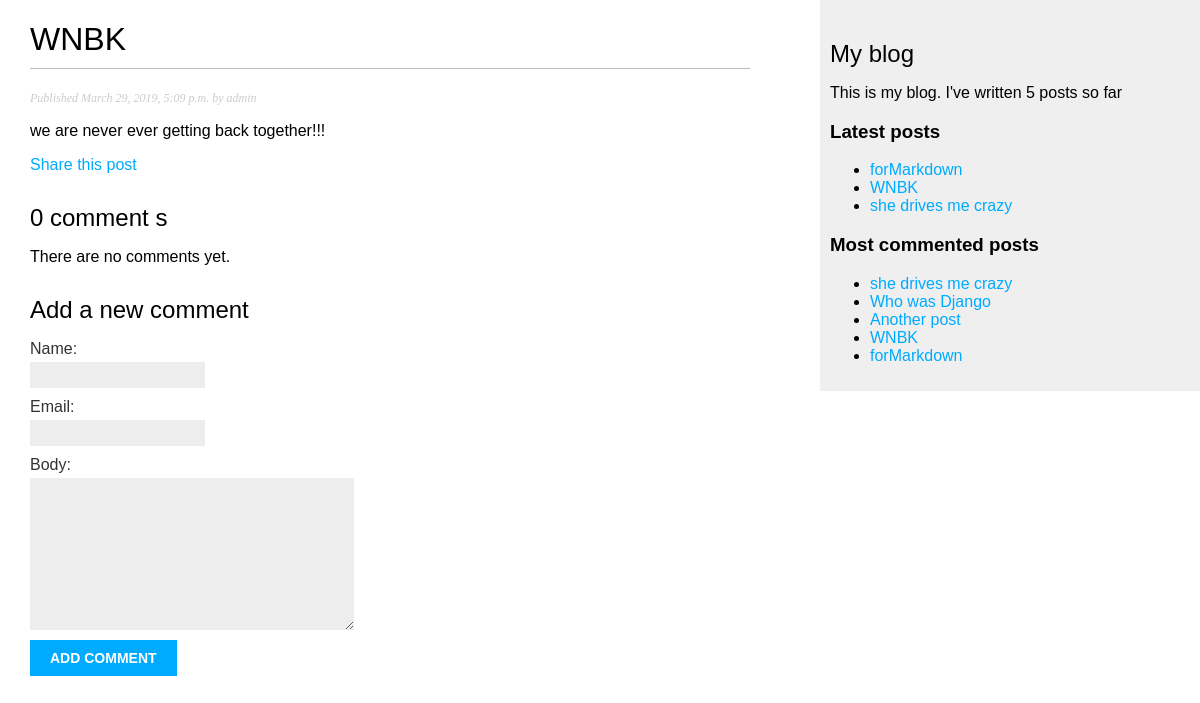
The app's page /blog/2019/3/29/wnbk/ with its own data.
### blog/models.py (models this page shows, shortened)
class Post(models.Model):
    STATUS_CHOICES = (('draft', 'Draft'),('published', 'Published'))
    title = models.CharField(max_length=250)
    slug = models.SlugField(max_length=250, unique_for_date='publish')
    author = models.ForeignKey(User, on_delete=models.CASCADE, related_name='blog_posts')
    body = models.TextField()
    publish = models.DateTimeField(default=timezone.now)
    created = models.DateTimeField(auto_now_add=True)
    updated = models.DateTimeField(auto_now=True)
    status = models.CharField(max_length=10, choices=STATUS_CHOICES, default='draft')
    objects = models.Manager()   # 默认的管理器
    published = PublishedManager()   # 系统自带的管理器
    tags = TaggableManager()
    class Meta:
        ordering = ('-publish',)
    def get_absolute_url(self):
        return reverse('blog:post_detail', args=[self.publish.year, self.publish.month,self.publish.day,self.slug])

### blog/views.py (the view)
# urls.py: path('<int:year>/<int:month>/<int:day>/<slug:post>/', views.post_detail, name='post_detail'),
def post_detail(request, year, month, day, post):
    post = get_object_or_404(Post, slug=post, status="published",
                             publish__year=year, publish__month=month,
                             publish__day=day)
    comments = post.comments.filter(active=True)
    new_comment = None
    if request.method == "POST":
        comment_form = CommentForm(data=request.POST)
        if comment_form.is_valid():
            new_comment = comment_form.save(commit=False)
            new_comment.post = post
            new_comment.save()
    else:
        comment_form = CommentForm()
    return render(request, 'blog/post/detail.html',
                  {'post': post, 'comments': comments,
                   'new_comment': new_comment,
                   'comment_form': comment_form
                   })

### blog/forms.py
class CommentForm(forms.ModelForm):
    class Meta:
        model = Comment
        fields = ('name', 'email', 'body')

### blog/models.py (called while the page is built)
    def get_queryset(self):
        return super(PublishedManager, self).get_queryset().filter(status='published')

### blog/templatetags/blog_tags.py (called while the page is built)
@register.simple_tag
def total_posts():
    return Post.published.count()

@register.inclusion_tag('blog/post/latest_posts.html')
def show_latest_posts(count=5):
    latest_posts = Post.published.order_by('-publish')[:count]
    return {'latest_posts': latest_posts}

@register.simple_tag
def get_most_commented_post(count=5):
    return Post.published.annotate(total_comments=Count('comments')).order_by('-total_comments')[:count]

@register.filter(name='markdown')
def markdown_format(text):
    return mark_safe(markdown.markdown(text))

### blog/templates/blog/post/detail.html (shortened to what this page needs)
{% extends 'blog/base.html' %}
{% load blog_tags %}
{% block content %}
    <h1>{{ post.title }}</h1>
    <p class="date">
        Published {{ post.publish }} by {{ post.author }}
    </p>
        {{ post.body | markdown }}
    <p>
        <a href="{% url "blog:post_share"  post.id %}">Share this post</a>
    </p>
    {% with comments.count as total_comments  %}
        <h2>
            {{ total_comments }} comment {{ total_comments | pluralize }}
        </h2>
    {% endwith %}
    {% for comment in comments %}
        <div class="comment">
            <p class="info">
                Comment{{ forloop.counter }} by {{ comment.name }}
                {{ comment.created }}
            </p>
            {{ comment.body|linebreaks }}
        </div>
        {% empty %}
        <p>There are no comments yet.</p>
    {% endfor %}
    {% if new_comment %}
        <h2>Your comment has been added</h2>
    {% else %}
        <h2>Add a new comment</h2>
        <form action="." method="post">
        {{ comment_form.as_p }}
        <p><input type="submit" value="Add comment"> </p>
        </form>
    {% endif %}
{% endblock %}

### blog/templates/blog/base.html (shortened to what this page needs)
{% load static %}
{% load blog_tags %}
<!doctype html>
<html lang="en">
<head>
    <link rel="stylesheet" href="{% static 'css/blog.css' %}">
</head>
<body>
    <div id="content">
        {% block content %}
        {% endblock %}
    </div>
    <div id="sidebar">
        <h2>My blog</h2>
            <p>This is my blog. I've written {% total_posts %} posts so far</p>
            <h3>Latest posts</h3>
            {% show_latest_posts 3 %}
        <h3>Most commented posts</h3>
        {% get_most_commented_post as most_commented_posts %}
        <ul>
            {% for post in most_commented_posts %}
            <li>
                <a href="{{ post.get_absolute_url }}">{{ post.title }}</a>
            </li>
            {% endfor %}
        </ul>
    </div>
</body>
</html>

### blog/templates/blog/post/latest_posts.html
<ul>
    {% for post in latest_posts %}
            <li>
                <a href="{{ post.get_absolute_url }}">{{ post.title }}</a>
            </li>
    {% endfor %}
</ul>

### blog/static/css/blog.css (style rules this page uses)
body { margin:0; padding:0; font-family:helvetica, sans-serif; }
a { color:#00abff; text-decoration:none; }
h1 { font-weight:normal; border-bottom:1px solid #bbb; padding:0 0 10px 0; }
h2 { font-weight:normal; margin:30px 0 0; }
#content { float:left; width:60%; padding:0 0 0 30px; }
#sidebar { float:right; width:30%; padding:10px; background:#efefef; height:100%; }
p.date { color:#ccc; font-family: georgia, serif; font-size: 12px; font-style: italic; }
label { float:left; clear:both; color:#333; margin-bottom:4px; }
input, textarea { clear:both; float:left; margin:0 0 10px; background:#ededed; border:0; padding:6px 10px; font-size:12px; }
input[type=submit] { font-weight:bold; background:#00abff; color:#fff; padding:10px 20px; font-size:14px; text-transform:uppercase; }

### records on screen
Post: title "WNBK", publish "March 29, 2019, 5:09 p.m.", author "admin", body "we are never ever getting back together!!!"
Post: title "forMarkdown"
Post: title "she drives me crazy"
Post: title "Who was Django"
Post: title "Another post"

### other values on screen
{{ total_comments }} "0"
{{ total_comments | pluralize }} "s"
